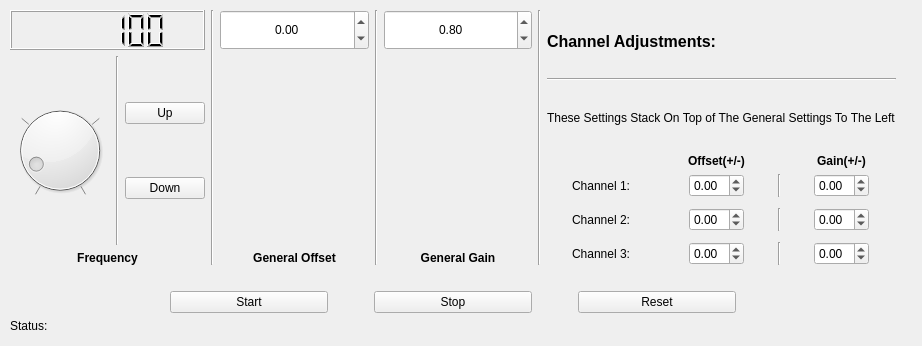
<?xml version="1.0" encoding="UTF-8"?>
<ui version="4.0">
 <class>Form</class>
 <widget class="QWidget" name="Form">
  <property name="enabled">
   <bool>true</bool>
  </property>
  <property name="geometry">
   <rect>
    <x>0</x>
    <y>0</y>
    <width>922</width>
    <height>346</height>
   </rect>
  </property>
  <property name="sizePolicy">
   <sizepolicy hsizetype="Preferred" vsizetype="Preferred">
    <horstretch>0</horstretch>
    <verstretch>0</verstretch>
   </sizepolicy>
  </property>
  <property name="windowTitle">
   <string>3 Phase Function Generator</string>
  </property>
  <widget class="QWidget" name="verticalLayoutWidget_4">
   <property name="geometry">
    <rect>
     <x>10</x>
     <y>10</y>
     <width>886</width>
     <height>323</height>
    </rect>
   </property>
   <layout class="QVBoxLayout" name="verticalLayout_5">
    <item>
     <layout class="QGridLayout" name="gridLayout">
      <item row="0" column="4">
       <layout class="QVBoxLayout" name="verticalLayout_3">
        <item>
         <widget class="QDoubleSpinBox" name="GainInput">
          <property name="minimumSize">
           <size>
            <width>100</width>
            <height>40</height>
           </size>
          </property>
          <property name="alignment">
           <set>Qt::AlignCenter</set>
          </property>
          <property name="decimals">
           <number>2</number>
          </property>
          <property name="maximum">
           <double>1.000000000000000</double>
          </property>
          <property name="singleStep">
           <double>0.010000000000000</double>
          </property>
          <property name="value">
           <double>0.800000000000000</double>
          </property>
         </widget>
        </item>
        <item>
         <widget class="QLabel" name="label_2">
          <property name="font">
           <font>
            <weight>75</weight>
            <bold>true</bold>
           </font>
          </property>
          <property name="text">
           <string>General Gain</string>
          </property>
          <property name="scaledContents">
           <bool>false</bool>
          </property>
          <property name="alignment">
           <set>Qt::AlignBottom|Qt::AlignHCenter</set>
          </property>
         </widget>
        </item>
       </layout>
      </item>
      <item row="0" column="2">
       <layout class="QVBoxLayout" name="verticalLayout_4">
        <item>
         <widget class="QDoubleSpinBox" name="OffsetInput">
          <property name="minimumSize">
           <size>
            <width>100</width>
            <height>40</height>
           </size>
          </property>
          <property name="alignment">
           <set>Qt::AlignCenter</set>
          </property>
          <property name="decimals">
           <number>2</number>
          </property>
          <property name="minimum">
           <double>-1.000000000000000</double>
          </property>
          <property name="maximum">
           <double>1.000000000000000</double>
          </property>
          <property name="singleStep">
           <double>0.010000000000000</double>
          </property>
         </widget>
        </item>
        <item>
         <widget class="QLabel" name="label_3">
          <property name="font">
           <font>
            <weight>75</weight>
            <bold>true</bold>
           </font>
          </property>
          <property name="text">
           <string>General Offset</string>
          </property>
          <property name="scaledContents">
           <bool>false</bool>
          </property>
          <property name="alignment">
           <set>Qt::AlignBottom|Qt::AlignHCenter</set>
          </property>
         </widget>
        </item>
       </layout>
      </item>
      <item row="0" column="0">
       <layout class="QVBoxLayout" name="verticalLayout_2">
        <item>
         <widget class="QLCDNumber" name="FreqLCD">
          <property name="minimumSize">
           <size>
            <width>100</width>
            <height>40</height>
           </size>
          </property>
          <property name="smallDecimalPoint">
           <bool>false</bool>
          </property>
          <property name="numDigits">
           <number>6</number>
          </property>
          <property name="segmentStyle">
           <enum>QLCDNumber::Filled</enum>
          </property>
          <property name="value" stdset="0">
           <double>100.000000000000000</double>
          </property>
          <property name="intValue" stdset="0">
           <number>100</number>
          </property>
         </widget>
        </item>
        <item>
         <layout class="QGridLayout" name="gridLayout_3">
          <item row="0" column="2">
           <layout class="QVBoxLayout" name="verticalLayout_6">
            <item>
             <spacer name="verticalSpacer_6">
              <property name="orientation">
               <enum>Qt::Vertical</enum>
              </property>
              <property name="sizeHint" stdset="0">
               <size>
                <width>20</width>
                <height>40</height>
               </size>
              </property>
             </spacer>
            </item>
            <item>
             <widget class="QPushButton" name="Increase_Freq_Btn">
              <property name="text">
               <string>Up</string>
              </property>
             </widget>
            </item>
            <item>
             <spacer name="verticalSpacer_5">
              <property name="orientation">
               <enum>Qt::Vertical</enum>
              </property>
              <property name="sizeHint" stdset="0">
               <size>
                <width>20</width>
                <height>40</height>
               </size>
              </property>
             </spacer>
            </item>
            <item>
             <widget class="QPushButton" name="Decrease_Freq_Btn">
              <property name="text">
               <string>Down</string>
              </property>
             </widget>
            </item>
            <item>
             <spacer name="verticalSpacer_4">
              <property name="orientation">
               <enum>Qt::Vertical</enum>
              </property>
              <property name="sizeHint" stdset="0">
               <size>
                <width>20</width>
                <height>40</height>
               </size>
              </property>
             </spacer>
            </item>
           </layout>
          </item>
          <item row="0" column="0">
           <widget class="QDial" name="FreqDial">
            <property name="maximum">
             <number>20000</number>
            </property>
            <property name="singleStep">
             <number>100</number>
            </property>
            <property name="pageStep">
             <number>100</number>
            </property>
            <property name="value">
             <number>2000</number>
            </property>
            <property name="tracking">
             <bool>true</bool>
            </property>
            <property name="invertedAppearance">
             <bool>false</bool>
            </property>
            <property name="invertedControls">
             <bool>false</bool>
            </property>
            <property name="wrapping">
             <bool>false</bool>
            </property>
            <property name="notchesVisible">
             <bool>true</bool>
            </property>
           </widget>
          </item>
          <item row="0" column="1">
           <widget class="Line" name="line_5">
            <property name="orientation">
             <enum>Qt::Vertical</enum>
            </property>
           </widget>
          </item>
         </layout>
        </item>
        <item>
         <widget class="QLabel" name="label">
          <property name="font">
           <font>
            <weight>75</weight>
            <bold>true</bold>
           </font>
          </property>
          <property name="text">
           <string>Frequency</string>
          </property>
          <property name="scaledContents">
           <bool>false</bool>
          </property>
          <property name="alignment">
           <set>Qt::AlignBottom|Qt::AlignHCenter</set>
          </property>
         </widget>
        </item>
       </layout>
      </item>
      <item row="0" column="3">
       <widget class="Line" name="line_2">
        <property name="orientation">
         <enum>Qt::Vertical</enum>
        </property>
       </widget>
      </item>
      <item row="0" column="1">
       <widget class="Line" name="line">
        <property name="orientation">
         <enum>Qt::Vertical</enum>
        </property>
       </widget>
      </item>
      <item row="0" column="5">
       <widget class="Line" name="line_3">
        <property name="orientation">
         <enum>Qt::Vertical</enum>
        </property>
       </widget>
      </item>
      <item row="0" column="6">
       <layout class="QVBoxLayout" name="verticalLayout">
        <item>
         <widget class="QLabel" name="label_8">
          <property name="font">
           <font>
            <pointsize>12</pointsize>
            <weight>75</weight>
            <bold>true</bold>
            <underline>false</underline>
           </font>
          </property>
          <property name="text">
           <string>Channel Adjustments:</string>
          </property>
         </widget>
        </item>
        <item>
         <widget class="Line" name="line_4">
          <property name="orientation">
           <enum>Qt::Horizontal</enum>
          </property>
         </widget>
        </item>
        <item>
         <widget class="QLabel" name="label_11">
          <property name="text">
           <string>These Settings Stack On Top of The General Settings To The Left</string>
          </property>
         </widget>
        </item>
        <item>
         <layout class="QGridLayout" name="gridLayout_2">
          <item row="5" column="3" alignment="Qt::AlignHCenter">
           <widget class="QDoubleSpinBox" name="Channel3_mult">
            <property name="minimum">
             <double>-1.000000000000000</double>
            </property>
            <property name="maximum">
             <double>1.000000000000000</double>
            </property>
            <property name="singleStep">
             <double>0.010000000000000</double>
            </property>
            <property name="value">
             <double>0.000000000000000</double>
            </property>
           </widget>
          </item>
          <item row="1" column="2">
           <widget class="Line" name="line_9">
            <property name="orientation">
             <enum>Qt::Vertical</enum>
            </property>
           </widget>
          </item>
          <item row="0" column="1" alignment="Qt::AlignHCenter">
           <widget class="QLabel" name="label_4">
            <property name="font">
             <font>
              <weight>75</weight>
              <bold>true</bold>
              <underline>false</underline>
             </font>
            </property>
            <property name="text">
             <string>Offset(+/-)</string>
            </property>
            <property name="alignment">
             <set>Qt::AlignHCenter|Qt::AlignTop</set>
            </property>
           </widget>
          </item>
          <item row="1" column="3" alignment="Qt::AlignHCenter">
           <widget class="QDoubleSpinBox" name="Channel1_mult">
            <property name="minimum">
             <double>-1.000000000000000</double>
            </property>
            <property name="maximum">
             <double>1.000000000000000</double>
            </property>
            <property name="singleStep">
             <double>0.010000000000000</double>
            </property>
            <property name="value">
             <double>0.000000000000000</double>
            </property>
           </widget>
          </item>
          <item row="3" column="3" alignment="Qt::AlignHCenter">
           <widget class="QDoubleSpinBox" name="Channel2_mult">
            <property name="minimum">
             <double>-1.000000000000000</double>
            </property>
            <property name="maximum">
             <double>1.000000000000000</double>
            </property>
            <property name="singleStep">
             <double>0.010000000000000</double>
            </property>
            <property name="value">
             <double>0.000000000000000</double>
            </property>
           </widget>
          </item>
          <item row="5" column="0" alignment="Qt::AlignHCenter">
           <widget class="QLabel" name="label_7">
            <property name="font">
             <font>
              <weight>50</weight>
              <bold>false</bold>
             </font>
            </property>
            <property name="text">
             <string>Channel 3:</string>
            </property>
           </widget>
          </item>
          <item row="3" column="0" alignment="Qt::AlignHCenter">
           <widget class="QLabel" name="label_6">
            <property name="font">
             <font>
              <weight>50</weight>
              <bold>false</bold>
             </font>
            </property>
            <property name="text">
             <string>Channel 2:</string>
            </property>
           </widget>
          </item>
          <item row="0" column="3" alignment="Qt::AlignHCenter">
           <widget class="QLabel" name="label_9">
            <property name="font">
             <font>
              <weight>75</weight>
              <bold>true</bold>
              <underline>false</underline>
             </font>
            </property>
            <property name="text">
             <string>Gain(+/-)</string>
            </property>
           </widget>
          </item>
          <item row="1" column="0" alignment="Qt::AlignHCenter">
           <widget class="QLabel" name="label_5">
            <property name="font">
             <font>
              <weight>50</weight>
              <bold>false</bold>
             </font>
            </property>
            <property name="text">
             <string>Channel 1:</string>
            </property>
           </widget>
          </item>
          <item row="3" column="2">
           <widget class="Line" name="line_8">
            <property name="orientation">
             <enum>Qt::Vertical</enum>
            </property>
           </widget>
          </item>
          <item row="4" column="0">
           <spacer name="verticalSpacer_2">
            <property name="orientation">
             <enum>Qt::Vertical</enum>
            </property>
            <property name="sizeType">
             <enum>QSizePolicy::Fixed</enum>
            </property>
            <property name="sizeHint" stdset="0">
             <size>
              <width>20</width>
              <height>5</height>
             </size>
            </property>
           </spacer>
          </item>
          <item row="5" column="2">
           <widget class="Line" name="line_7">
            <property name="orientation">
             <enum>Qt::Vertical</enum>
            </property>
           </widget>
          </item>
          <item row="2" column="0">
           <spacer name="verticalSpacer_3">
            <property name="orientation">
             <enum>Qt::Vertical</enum>
            </property>
            <property name="sizeType">
             <enum>QSizePolicy::Fixed</enum>
            </property>
            <property name="sizeHint" stdset="0">
             <size>
              <width>20</width>
              <height>5</height>
             </size>
            </property>
           </spacer>
          </item>
          <item row="5" column="1" alignment="Qt::AlignHCenter">
           <widget class="QDoubleSpinBox" name="Channel3_offset">
            <property name="minimum">
             <double>-1.000000000000000</double>
            </property>
            <property name="maximum">
             <double>1.000000000000000</double>
            </property>
            <property name="singleStep">
             <double>0.010000000000000</double>
            </property>
           </widget>
          </item>
          <item row="3" column="1" alignment="Qt::AlignHCenter">
           <widget class="QDoubleSpinBox" name="Channel2_offset">
            <property name="minimum">
             <double>-1.000000000000000</double>
            </property>
            <property name="maximum">
             <double>1.000000000000000</double>
            </property>
            <property name="singleStep">
             <double>0.010000000000000</double>
            </property>
           </widget>
          </item>
          <item row="1" column="1" alignment="Qt::AlignHCenter">
           <widget class="QDoubleSpinBox" name="Channel1_offset">
            <property name="minimum">
             <double>-1.000000000000000</double>
            </property>
            <property name="maximum">
             <double>1.000000000000000</double>
            </property>
            <property name="singleStep">
             <double>0.010000000000000</double>
            </property>
           </widget>
          </item>
         </layout>
        </item>
       </layout>
      </item>
     </layout>
    </item>
    <item>
     <spacer name="verticalSpacer">
      <property name="orientation">
       <enum>Qt::Vertical</enum>
      </property>
      <property name="sizeType">
       <enum>QSizePolicy::Fixed</enum>
      </property>
      <property name="sizeHint" stdset="0">
       <size>
        <width>20</width>
        <height>20</height>
       </size>
      </property>
     </spacer>
    </item>
    <item>
     <layout class="QHBoxLayout" name="horizontalLayout">
      <item>
       <spacer name="horizontalSpacer_2">
        <property name="orientation">
         <enum>Qt::Horizontal</enum>
        </property>
        <property name="sizeType">
         <enum>QSizePolicy::Fixed</enum>
        </property>
        <property name="sizeHint" stdset="0">
         <size>
          <width>160</width>
          <height>20</height>
         </size>
        </property>
       </spacer>
      </item>
      <item>
       <widget class="QPushButton" name="Startbtn">
        <property name="text">
         <string>Start</string>
        </property>
       </widget>
      </item>
      <item>
       <spacer name="horizontalSpacer">
        <property name="orientation">
         <enum>Qt::Horizontal</enum>
        </property>
        <property name="sizeType">
         <enum>QSizePolicy::Fixed</enum>
        </property>
        <property name="sizeHint" stdset="0">
         <size>
          <width>40</width>
          <height>20</height>
         </size>
        </property>
       </spacer>
      </item>
      <item>
       <widget class="QPushButton" name="Stopbtn">
        <property name="text">
         <string>Stop</string>
        </property>
       </widget>
      </item>
      <item>
       <spacer name="horizontalSpacer_4">
        <property name="orientation">
         <enum>Qt::Horizontal</enum>
        </property>
        <property name="sizeType">
         <enum>QSizePolicy::Fixed</enum>
        </property>
        <property name="sizeHint" stdset="0">
         <size>
          <width>40</width>
          <height>20</height>
         </size>
        </property>
       </spacer>
      </item>
      <item>
       <widget class="QPushButton" name="ResetBtn">
        <property name="text">
         <string>Reset</string>
        </property>
       </widget>
      </item>
      <item>
       <spacer name="horizontalSpacer_3">
        <property name="orientation">
         <enum>Qt::Horizontal</enum>
        </property>
        <property name="sizeType">
         <enum>QSizePolicy::Fixed</enum>
        </property>
        <property name="sizeHint" stdset="0">
         <size>
          <width>160</width>
          <height>20</height>
         </size>
        </property>
       </spacer>
      </item>
     </layout>
    </item>
    <item>
     <widget class="QLabel" name="ErrorLbl">
      <property name="text">
       <string>Status:</string>
      </property>
     </widget>
    </item>
   </layout>
  </widget>
 </widget>
 <resources/>
 <connections/>
</ui>
